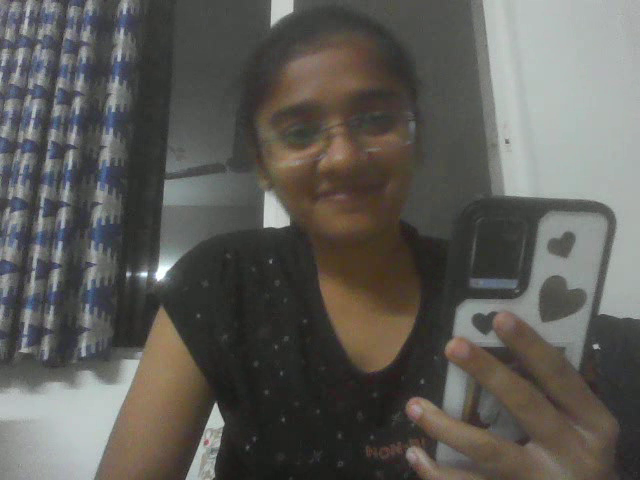
#> input picture frame 19 of 06-12-2024-21-32-31.mp4, 640 x 480 px, given in place of the camera
$ python CCTV.py
#> lines starting #> are read from the running program, lines starting #| are printed output that depends on the picture; after the words box and inside, x2 and y2 are one past the last pixel; in counts of white or black regions, pixels touching at a corner belong together
### utils.py
import os

def ensure_folder_exists(folder_path):
    if not os.path.exists(folder_path):
        os.makedirs(folder_path)
        print(f"Created folder: {folder_path}")

def get_all_files(folder_path, extension=".wav"):
    return [os.path.join(folder_path, f) for f in os.listdir(folder_path) if f.endswith(extension)]

### CCTV.py
import cv2
import time
import datetime
import os
from utils import ensure_folder_exists

cap = cv2.VideoCapture(0)

face_cascade = cv2.CascadeClassifier(cv2.data.haarcascades + "haarcascade_frontalface_default.xml")
body_cascade = cv2.CascadeClassifier(cv2.data.haarcascades + "haarcascade_fullbody.xml")

detection = False
detection_stopped_time = None
timer_started = False
SECONDS_TO_RECORD_AFTER_DETECTION = 5

video_folder = "recorded_videos"
ensure_folder_exists(video_folder)

frame_size = (int(cap.get(3)), int(cap.get(4)))
fourcc = cv2.VideoWriter_fourcc(*"mp4v")

while True:
    _, frame = cap.read()
#> frame is the input picture: shape (480, 640, 3); mean B, G, R 87.4, 91.9, 93.7


    gray = cv2.cvtColor(frame, cv2.COLOR_BGR2GRAY)
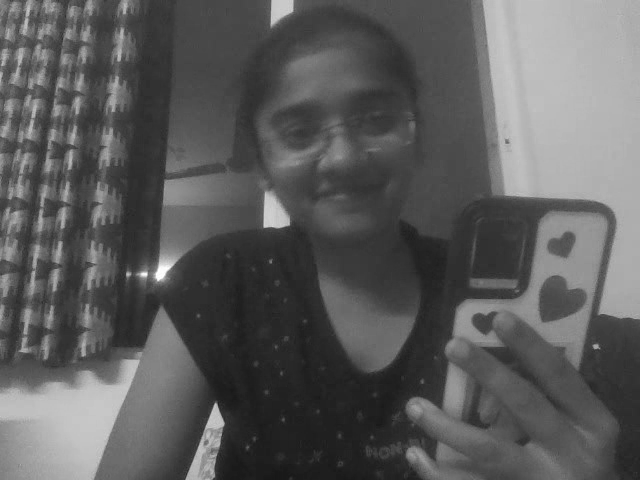
#> gray: shape (480, 640); min 23, max 255, mean 91.9
    faces = face_cascade.detectMultiScale(gray, 1.3, 5)
#> faces = [[237, 45, 201, 201]]
    bodies = body_cascade.detectMultiScale(gray, 1.3, 5)
#> bodies = ()

    if len(faces) + len(bodies) > 0:
        if detection:
            timer_started = False
        else:
            detection = True
            timestamp = datetime.datetime.now().strftime("%d-%m-%Y-%H-%M-%S")
            video_path = os.path.join(video_folder, f"{timestamp}.mp4")
            out = cv2.VideoWriter(video_path, fourcc, 20, frame_size)
            print(f"Started Recording: {video_path}")
    elif detection:
        if timer_started:
            if time.time() - detection_stopped_time >= SECONDS_TO_RECORD_AFTER_DETECTION:
                detection = False
                timer_started = False
                out.release()
                print("Stopped Recording!")
        else:
            timer_started = True
            detection_stopped_time = time.time()

    if detection:
        out.write(frame)

    for (x, y, width, height) in faces:
        cv2.rectangle(frame, (x, y), (x + width, y + height), (255, 0, 0), 3)
#> this loop made 1 pass
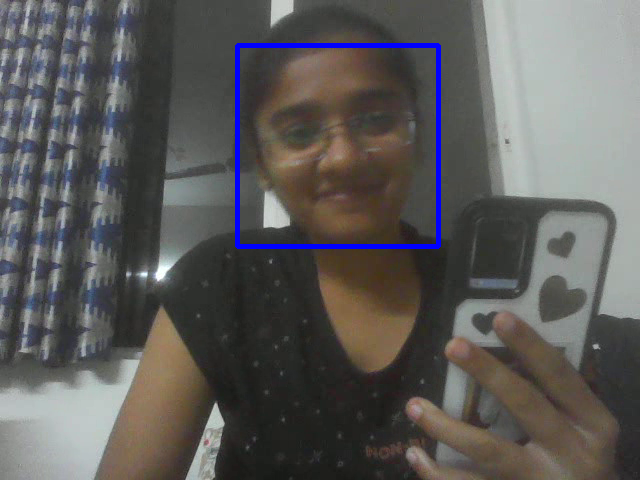
#> frame: shape (480, 640, 3); 1.3% of pixels changed, all inside (x1, y1, x2, y2) = (235, 43, 441, 249)
    for (x, y, width, height) in bodies:
        cv2.rectangle(frame, (x, y), (x + width, y + height), (0, 255, 0), 3)
#> this loop made 0 passes

    cv2.imshow("Camera", frame)

    if cv2.waitKey(1) == ord("q"):
#> (key q is pressed here)
        break

if "out" in locals():
    out.release()
cap.release()
cv2.destroyAllWindows()

$ run again, starting later in the video
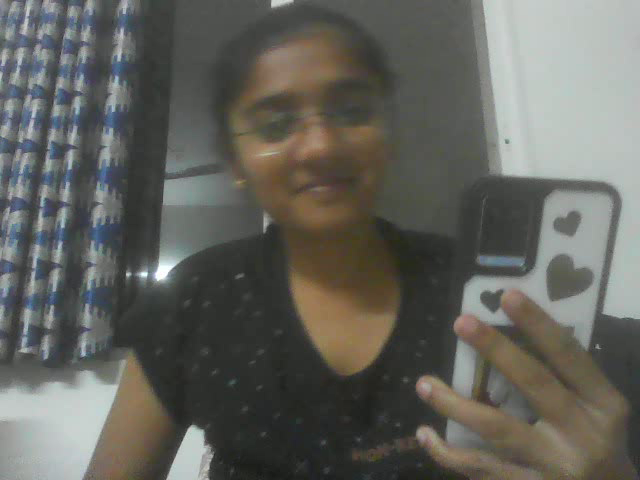
#> input picture frame 85 of 06-12-2024-21-32-31.mp4, 640 x 480 px, given in place of the camera
#> frame is the input picture: shape (480, 640, 3); mean B, G, R 93.3, 99.4, 99.4
#> `gray = cv2.cvtColor(frame, cv2.COLOR_BGR2GRAY)`:
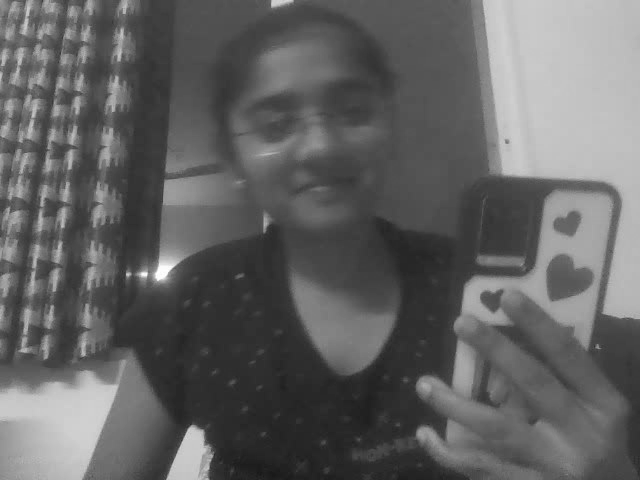
#> gray: shape (480, 640); min 24, max 255, mean 98.6
#> faces = [[211, 34, 204, 204]]
#> bodies = ()
#> the loop `for (x, y, width, height) in faces:` made 1 pass
#> after the loop `for (x, y, width, height) in faces:`:
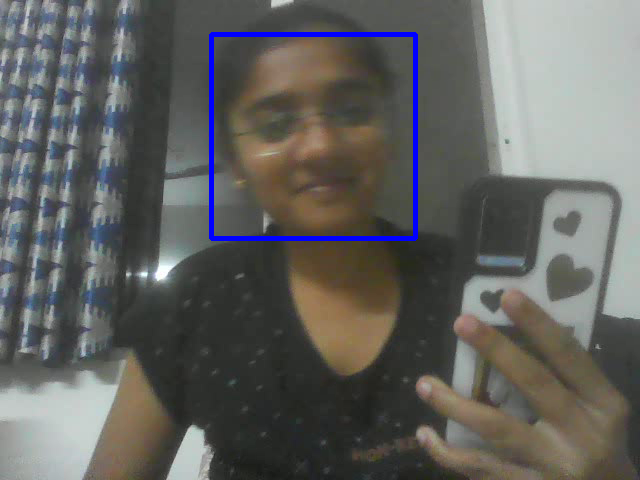
#> frame: shape (480, 640, 3); 1.32% of pixels changed, all inside (x1, y1, x2, y2) = (209, 32, 418, 241)

$ run again, starting later in the video
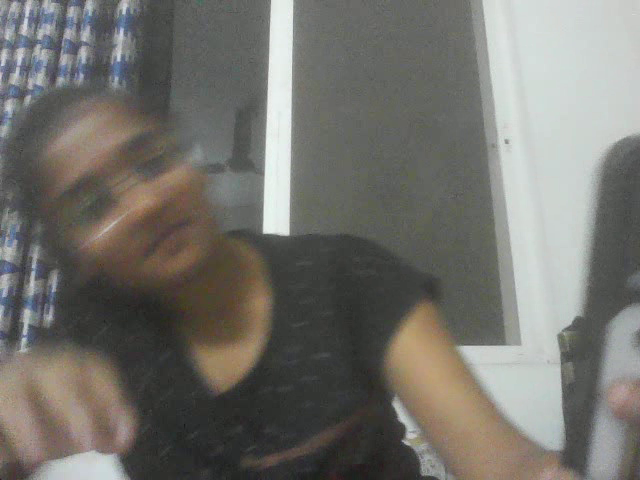
#> input picture frame 152 of 06-12-2024-21-32-31.mp4, 640 x 480 px, given in place of the camera
#> frame is the input picture: shape (480, 640, 3); mean B, G, R 108.8, 114.2, 115.8
#> `gray = cv2.cvtColor(frame, cv2.COLOR_BGR2GRAY)`:
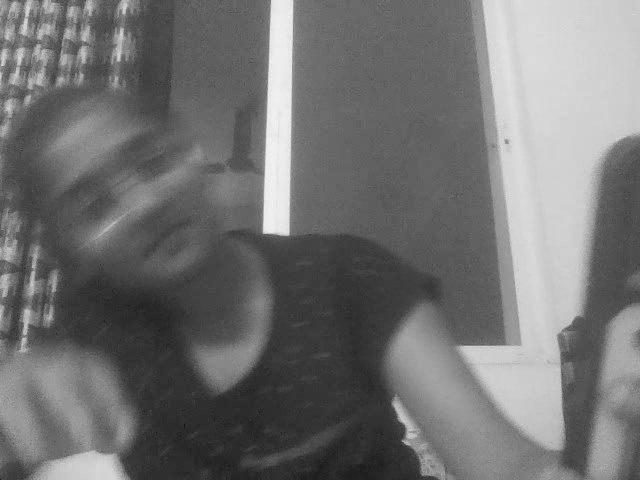
#> gray: shape (480, 640); min 22, max 244, mean 114
#> faces = ()
